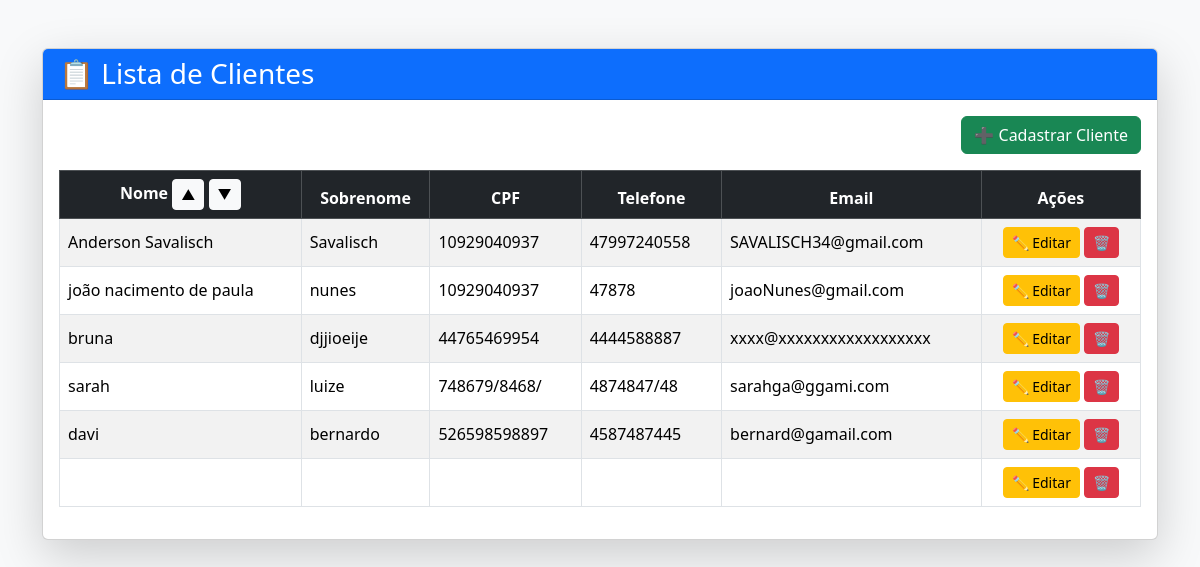
Screenshot of /clientes with the database file from the repository.
### core/models.py (models this page shows, shortened)
class Cliente(models.Model):
    nome = models.CharField(max_length=200)
    sobrenome = models.CharField(max_length=200, null=True, blank=True)
    cpf = models.CharField(max_length=30, null=True, blank=True)
    telefone = models.CharField(max_length=30, null=True, blank=True)
    email = models.EmailField(max_length=100, null=True, blank=True)
    data_nascimento = models.DateField(null=True, blank=True)

### core/views.py (the view)
# urls.py: path('clientes', clientes, name="urlclientes"),
def clientes(request):
    sort = request.GET.get('sort')
    if sort == 'nome_asc':
        cli = Cliente.objects.all().order_by('nome')
    elif sort == 'nome_desc':
        cli = Cliente.objects.all().order_by('-nome')
    else:
        cli = Cliente.objects.all()
    context = {'cli': cli}
    return render(request, 'clientes.html', context)

### core/templates/clientes.html (shortened to what this page needs)
{% load bootstrap5 %}
<!DOCTYPE html>
<html lang="pt-br">
<head>
    {% bootstrap_css %}
</head>
<body class="bg-light">
<div class="container mt-5">
    <div class="card shadow-lg">
        <div class="card-header bg-primary text-white">
            <h3 class="mb-0">📋 Lista de Clientes</h3>
        </div>
        <div class="card-body">
            <div class="mb-3 text-end">
                <a href="{% url 'urlcadastraClientes' %}" class="btn btn-success">
                    ➕ Cadastrar Cliente
                </a>
            </div>
            {% if cli %}
            <div class="table-responsive">
                <table class="table table-striped table-hover table-bordered align-middle">
                    <thead class="table-dark text-center">
                        <tr>
                            <th>
                                Nome
                                <a href="?sort=nome_asc" class="btn btn-sm btn-light">▲</a>
                                <a href="?sort=nome_desc" class="btn btn-sm btn-light">▼</a>
                            </th>
                            <th>Sobrenome</th>
                            <th>CPF</th>
                            <th>Telefone</th>
                            <th>Email</th>
                            <th>Ações</th>
                        </tr>
                    </thead>
                    <tbody>
                        {% for c in cli %}
                        <tr>
                            <td>{{ c.nome }}</td>
                            <td>{{ c.sobrenome }}</td>
                            <td>{{ c.cpf }}</td>
                            <td>{{ c.telefone }}</td>
                            <td>{{ c.email }}</td>
                            <td class="text-center">
                                <a href="{% url 'editar_cliente' c.id %}" class="btn btn-warning btn-sm">
                                    ✏ Editar
                                </a>
                                <form method="post"
                                      action="{% url 'excluir_cliente' c.id %}"
                                      style="display:inline;"
                                      onsubmit="return confirm('Tem certeza que deseja excluir este cliente?');">
                                    <button type="submit" class="btn btn-danger btn-sm">
                                        🗑
                                    </button>
                                </form>
                            </td>
                        </tr>
                        {% endfor %}
                    </tbody>
                </table>
            </div>
            {% else %}
                <div class="alert alert-warning text-center">
                    Nenhum cliente cadastrado.
                </div>
            {% endif %}
        </div>
    </div>
</div>
</body>
</html>

### rows the page displays
Cliente: nome "Anderson Savalisch", sobrenome "Savalisch", cpf "10929040937", telefone "47997240558", email "SAVALISCH34@gmail.com"
Cliente: nome "joão nacimento de paula", sobrenome "nunes", cpf "10929040937", telefone "47878", email "joaoNunes@gmail.com"
Cliente: nome "bruna", sobrenome "djjioeije", cpf "44765469954", telefone "4444588887", email "xxxx@xxxxxxxxxxxxxxxxxx"
Cliente: nome "sarah", sobrenome "luize", cpf "748679/8468/", telefone "4874847/48", email "sarahga@ggami.com"
Cliente: nome "davi", sobrenome "bernardo", cpf "526598598897", telefone "4587487445", email "bernard@gamail.com"
